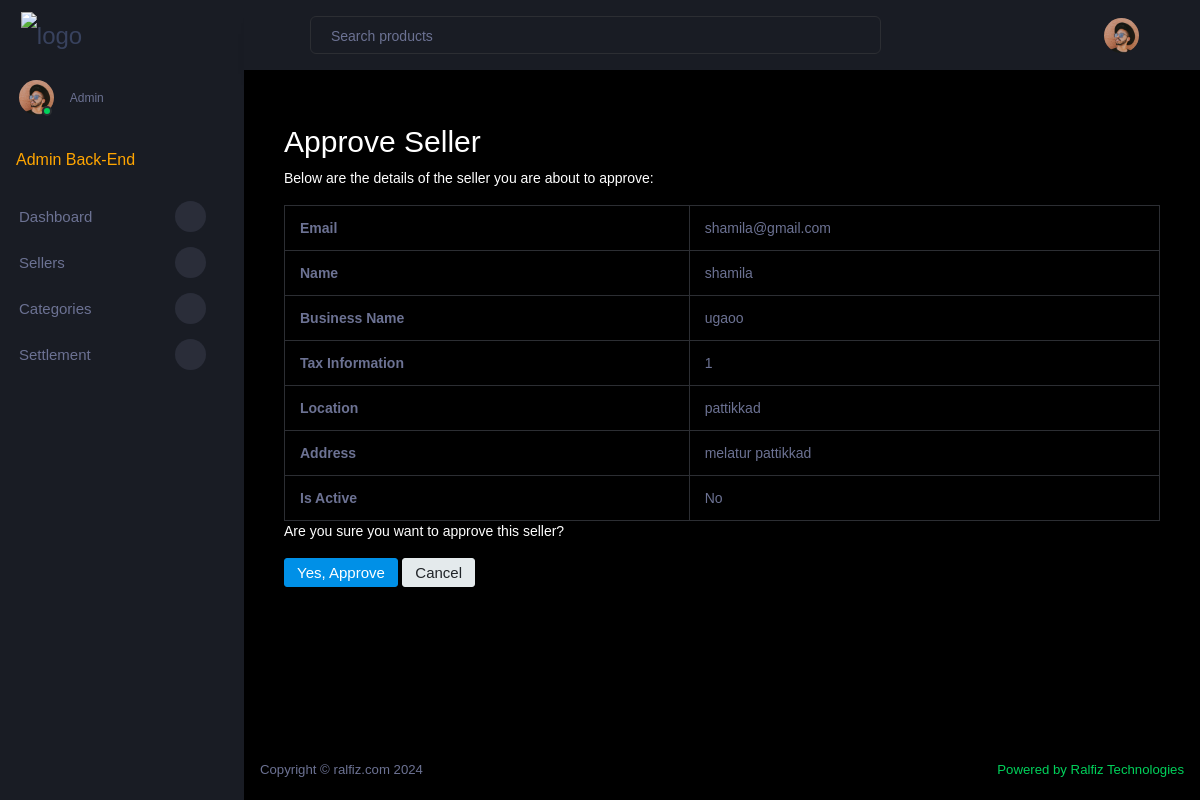
Page /admin-dashboard/sellers/approve/14/ (signed in) on the committed database.
### store/models.py (models this page shows, shortened)
class User(AbstractBaseUser, PermissionsMixin):
    email = models.EmailField(unique=True)
    is_seller = models.BooleanField(default=False)
    is_admin = models.BooleanField(default=False)
    is_active = models.BooleanField(default=True)
    is_staff = models.BooleanField(default=False)
    objects = CustomUserManager()
    USERNAME_FIELD = 'email'
    REQUIRED_FIELDS = []

class SellerProfile(models.Model):
    user = models.OneToOneField(User, on_delete=models.CASCADE, related_name='seller_profile')
    name = models.CharField(max_length=100)
    business_name = models.CharField(max_length=150)
    tax_info = models.CharField(max_length=100)
    location = models.CharField(max_length=150)
    address = models.TextField()

### store/views.py (the view)
@user_passes_test(lambda u: u.is_admin)
def approve_seller(request, seller_id):
    seller = get_object_or_404(User, id=seller_id, is_seller=True, is_active=False)
    if request.method == 'POST':
        seller.is_active = True
        seller.save()
        return redirect('admin_sellers')  # Redirect to seller list after approval
    return render(request, 'store/admin_approve_seller.html', {'seller': seller})

### store/templates/store/admin_approve_seller.html (shortened to what this page needs)
{% extends 'store/base.html' %}
{% block content %}
<div class="container mt-4">
    <h2>Approve Seller</h2>
    <p>Below are the details of the seller you are about to approve:</p>
    <table class="table table-bordered">
        <tr>
            <th>Email</th>
            <td>{{ seller.email }}</td>
        </tr>
        <tr>
            <th>Name</th>
            <td>{{ seller.seller_profile.name }}</td>
        </tr>
        <tr>
            <th>Business Name</th>
            <td>{{ seller.seller_profile.business_name }}</td>
        </tr>
        <tr>
            <th>Tax Information</th>
            <td>{{ seller.seller_profile.tax_info }}</td>
        </tr>
        <tr>
            <th>Location</th>
            <td>{{ seller.seller_profile.location }}</td>
        </tr>
        <tr>
            <th>Address</th>
            <td>{{ seller.seller_profile.address }}</td>
        </tr>
        <tr>
            <th>Is Active</th>
            <td>
                {% if seller.is_active %}
                    Yes
                {% else %}
                    No
                {% endif %}
            </td>
        </tr>
    </table>
    <p>Are you sure you want to approve this seller?</p>
    <form method="post">
        <button type="submit" class="btn btn-primary">Yes, Approve</button>
        <a href="{% url 'admin_sellers' %}" class="btn btn-secondary">Cancel</a>
    </form>
</div>
{% endblock %}

### rows in the picture
User: email "shamila@gmail.com", seller_profile.name "shamila", seller_profile.business_name "ugaoo", seller_profile.tax_info "1", seller_profile.location "pattikkad", seller_profile.address "melatur pattikkad"
